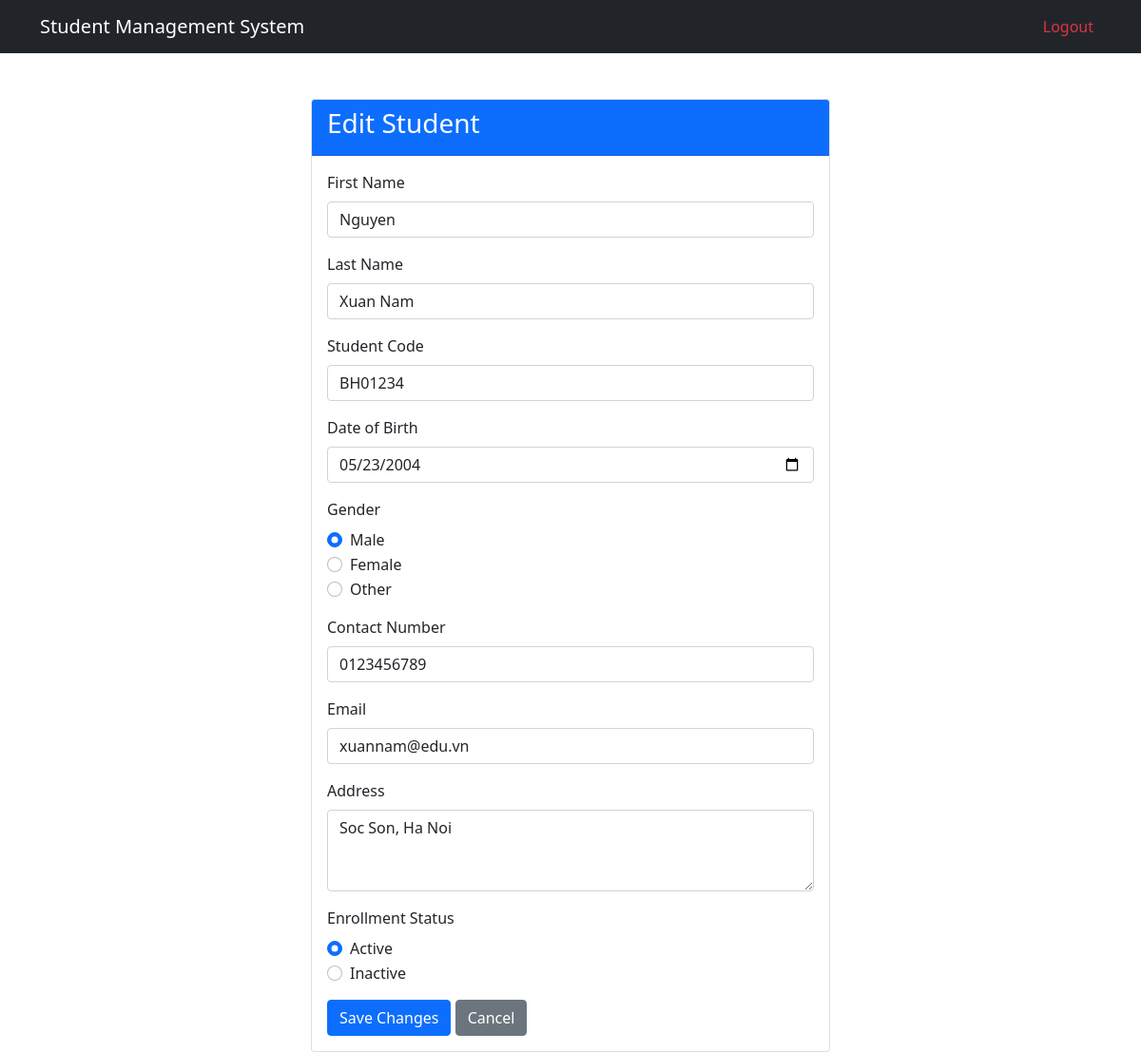
The app's page /edit_student.php?studentID=1 with its own data.
### tables this page shows
CREATE TABLE `Student` (
  `StudentID` int(11) NOT NULL,
  `FirstName` varchar(50) NOT NULL,
  `LastName` varchar(50) NOT NULL,
  `StudentCode` varchar(255) NOT NULL,
  `DateOfBirth` date NOT NULL,
  `Gender` enum('Male','Female','Other') NOT NULL,
  `ContactNumber` varchar(20) DEFAULT NULL,
  `Email` varchar(100) DEFAULT NULL,
  `Address` text DEFAULT NULL,
  `EnrollmentStatus` enum('Active','Inactive') NOT NULL
);

### edit_student.php (the view, shortened to what this page needs)
<!DOCTYPE html>
<html>
<head>
    <link href="https://cdn.jsdelivr.net/npm/bootstrap@5.0.2/dist/css/bootstrap.min.css" rel="stylesheet">
</head>
<body>
        <? require_once 'header.php'; ?>
    <div class="container mt-5">
        <div class="row justify-content-center">
            <div class="col-md-6">
                <div class="card">
                    <div class="card-header bg-primary text-white">
                        <h3 class="card-title">Edit Student</h3>
                    </div>
                    <div class="card-body">
                        <?php
                        if (isset($_GET["studentID"])) {
                            $studentID = $_GET["studentID"];
                            include 'db_connect.php';
                            $stmt = $conn->prepare("SELECT StudentID, FirstName, LastName, StudentCode, DateOfBirth, Gender, ContactNumber, Email, Address, EnrollmentStatus FROM Student WHERE StudentID = ?");
                            $stmt->bind_param("i", $studentID);
                            $stmt->execute();
                            $result = $stmt->get_result();
                            if ($result->num_rows > 0) {
                                $row = $result->fetch_assoc();
                                ?>
                                <form method="post" action="<?php echo $_SERVER['PHP_SELF']; ?>">
                                    <div class="mb-3">
                                        <label for="firstName" class="form-label">First Name</label>
                                        <input type="text" class="form-control" id="firstName" name="firstName" value="<?php echo $row["FirstName"]; ?>" required>
                                    </div>
                                    <div class="mb-3">
                                        <label for="lastName" class="form-label">Last Name</label>
                                        <input type="text" class="form-control" id="lastName" name="lastName" value="<?php echo $row["LastName"]; ?>" required>
                                    </div>
                                    <div class="mb-3">
                                        <label for="studentCode" class="form-label">Student Code</label>
                                        <input type="text" class="form-control" id="studentCode" name="studentCode" value="<?php echo $row["StudentCode"]; ?>" required>
                                    </div>
                                    <div class="mb-3">
                                        <label for="dateOfBirth" class="form-label">Date of Birth</label>
                                        <input type="date" class="form-control" id="dateOfBirth" name="dateOfBirth" value="<?php echo $row["DateOfBirth"]; ?>" required>
                                    </div>
                                    <div class="mb-3">
                                        <label class="form-label">Gender</label>
                                        <div class="form-check">
                                            <input class="form-check-input" type="radio" name="gender" id="male" value="Male" <?php echo $row["Gender"] === "Male" ? "checked" : ""; ?> required>
                                            <label class="form-check-label" for="male">Male</label>
                                        </div>
                                        <div class="form-check">
                                            <input class="form-check-input" type="radio" name="gender" id="female" value="Female" <?php echo $row["Gender"] === "Female" ? "checked" : ""; ?>>
                                            <label class="form-check-label" for="female">Female</label>
                                        </div>
                                        <div class="form-check">
                                            <input class="form-check-input" type="radio" name="gender" id="other" value="Other" <?php echo $row["Gender"] === "Other" ? "checked" : ""; ?>>
                                            <label class="form-check-label" for="other">Other</label>
                                        </div>
                                    </div>
                                    <div class="mb-3">
                                        <label for="contactNumber" class="form-label">Contact Number</label>
                                        <input type="text" class="form-control" id="contactNumber" name="contactNumber" value="<?php echo $row["ContactNumber"]; ?>">
                                    </div>
                                    <div class="mb-3">
                                        <label for="email" class="form-label">Email</label>
                                        <input type="email" class="form-control" id="email" name="email" value="<?php echo $row["Email"]; ?>">
                                    </div>
                                    <div class="mb-3">
                                        <label for="address" class="form-label">Address</label>
                                        <textarea class="form-control" id="address" name="address" rows="3"><?php echo $row["Address"]; ?></textarea>
                                    </div>
                                    <div class="mb-3">
                                        <label class="form-label">Enrollment Status</label>
                                        <div class="form-check">
                                            <input class="form-check-input" type="radio" name="enrollmentStatus" id="active" value="Active" <?php echo $row["EnrollmentStatus"] === "Active" ? "checked" : ""; ?> required>
                                            <label class="form-check-label" for="active">Active</label>
                                        </div>
                                        <div class="form-check">
                                            <input class="form-check-input" type="radio" name="enrollmentStatus" id="inactive" value="Inactive" <?php echo $row["EnrollmentStatus"] === "Inactive" ? "checked" : ""; ?>>
                                            <label class="form-check-label" for="inactive">Inactive</label>
                                        </div>
                                    </div>
                                    <button type="submit" class="btn btn-primary">Save Changes</button>
                                    <a href="view_students.php" class="btn btn-secondary">Cancel</a>
                                </form>
                                <?php
                            } else {
                                echo '<div class="alert alert-danger mt-3" role="alert">Student not found.</div>';
                            }
                        } else {
                            echo '<div class="alert alert-danger mt-3" role="alert">Invalid request.</div>';
                        }
                        ?>
                    </div>
                </div>
            </div>
        </div>
    </div>
</body>
</html>

### records on screen
student: firstName "Nguyen", lastName "Xuan Nam", studentCode "BH01234", dateOfBirth "05/23/2004", Gender "☑ Male", Gender "☐ Female", Gender "☐ Other", contactNumber "0123456789", email "xuannam@edu.vn", address "Soc Son, Ha Noi", EnrollmentStatus "☑ Active", EnrollmentStatus "☐ Inactive"
